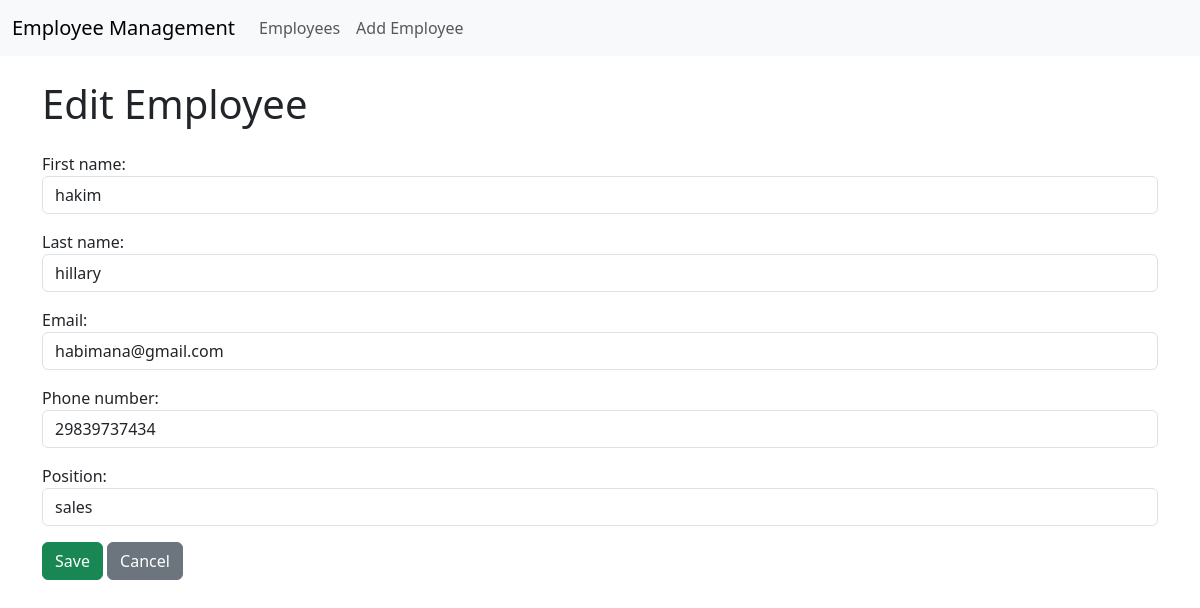
/employees/3/edit/, run on the app's committed database.
### employees/models.py (models this page shows, shortened)
class Employee(models.Model):
    first_name = models.CharField(max_length=100)
    last_name = models.CharField(max_length=100)
    email = models.EmailField(unique=True)
    phone_number = models.CharField(max_length=15, unique=True)
    position = models.CharField(max_length=50)
    date_joined = models.DateField(auto_now_add=True)

### employees/views.py (the view)
# urls.py: path('<int:id>/edit/', views.employee_update, name='employee_update'),
def employee_update(request, id):
    employee = get_object_or_404(Employee, id=id)
    if request.method == "POST":
        form = EmployeeForm(request.POST, instance=employee)
        if form.is_valid():
            form.save()
            return redirect('employee_list')
    else:
        form = EmployeeForm(instance=employee)
    return render(request, 'employees/employee_form.html', {'form': form})

### employees/forms.py
class EmployeeForm(forms.ModelForm):
    class Meta:
        model = Employee
        fields = ['first_name', 'last_name', 'email', 'phone_number', 'position']
        widgets = {
            'first_name': forms.TextInput(attrs={'class': 'form-control'}),
            'last_name': forms.TextInput(attrs={'class': 'form-control'}),
            'email': forms.EmailInput(attrs={'class': 'form-control'}),
            'phone_number': forms.TextInput(attrs={'class': 'form-control'}),
            'position': forms.TextInput(attrs={'class': 'form-control'}),
        }

### employees/templates/employees/employee_form.html (shortened to what this page needs)
{% extends 'base.html' %}
{% block content %}
<h1 class="mb-4">
    {% if form.instance.pk %}Edit{% else %}Add{% endif %} Employee
</h1>
<form method="POST">
    {{ form.as_p }}
    <button type="submit" class="btn btn-success">Save</button>
    <a href="{% url 'employee_list' %}" class="btn btn-secondary">Cancel</a>
</form>
{% endblock %}

### data on the page
Employee: first_name "hakim", last_name "hillary", email "habimana@gmail.com", phone_number "29839737434", position "sales"
